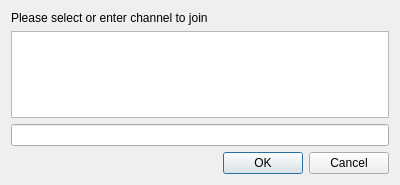
<?xml version="1.0" encoding="UTF-8"?>
<ui version="4.0">
 <class>JoinChannelDialog</class>
 <widget class="QDialog" name="JoinChannelDialog">
  <property name="geometry">
   <rect>
    <x>0</x>
    <y>0</y>
    <width>400</width>
    <height>185</height>
   </rect>
  </property>
  <property name="windowTitle">
   <string>Join channel</string>
  </property>
  <layout class="QVBoxLayout" name="verticalLayout">
   <item>
    <widget class="QLabel" name="joinChannelLabel">
     <property name="text">
      <string>Please select or enter channel to join</string>
     </property>
    </widget>
   </item>
   <item>
    <widget class="QListView" name="channelsView">
     <property name="editTriggers">
      <set>QAbstractItemView::NoEditTriggers</set>
     </property>
     <property name="selectionBehavior">
      <enum>QAbstractItemView::SelectRows</enum>
     </property>
    </widget>
   </item>
   <item>
    <widget class="QLineEdit" name="channelEdit"/>
   </item>
   <item>
    <widget class="QDialogButtonBox" name="buttonBox">
     <property name="orientation">
      <enum>Qt::Horizontal</enum>
     </property>
     <property name="standardButtons">
      <set>QDialogButtonBox::Cancel|QDialogButtonBox::Ok</set>
     </property>
    </widget>
   </item>
  </layout>
 </widget>
 <resources/>
 <connections>
  <connection>
   <sender>buttonBox</sender>
   <signal>accepted()</signal>
   <receiver>JoinChannelDialog</receiver>
   <slot>accept()</slot>
   <hints>
    <hint type="sourcelabel">
     <x>248</x>
     <y>254</y>
    </hint>
    <hint type="destinationlabel">
     <x>157</x>
     <y>274</y>
    </hint>
   </hints>
  </connection>
  <connection>
   <sender>buttonBox</sender>
   <signal>rejected()</signal>
   <receiver>JoinChannelDialog</receiver>
   <slot>reject()</slot>
   <hints>
    <hint type="sourcelabel">
     <x>316</x>
     <y>260</y>
    </hint>
    <hint type="destinationlabel">
     <x>286</x>
     <y>274</y>
    </hint>
   </hints>
  </connection>
 </connections>
</ui>
